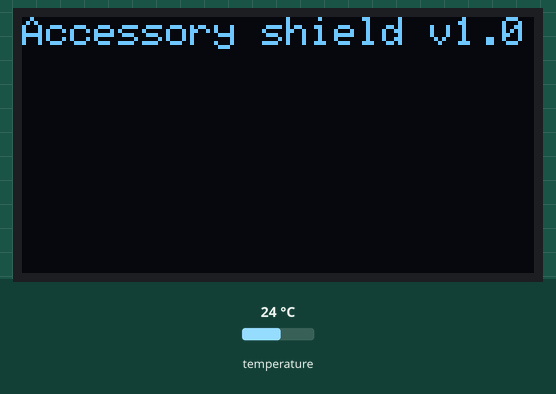
The sketch below on a simulated Arduino Uno, built with avr-gcc and run on an emulated ATmega328P. Shown: 128×64 one-colour display. Wiring (inferred from the names in the program): LM75 temperature sensor at I2C address 0x48. The test bench sets the inputs (shaded band); at power-on: temperature 24 °C. The display library's start-up logo is not drawn; the local clock reads 2024-03-15 10:24:30 at power-on unless the sketch sets it.

Above: at 2.1 s.
At 5.2 s:
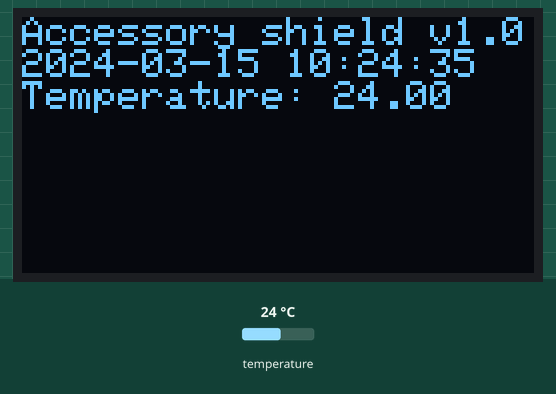
5.3 s: temperature set to 12 °C
At 7.0 s:
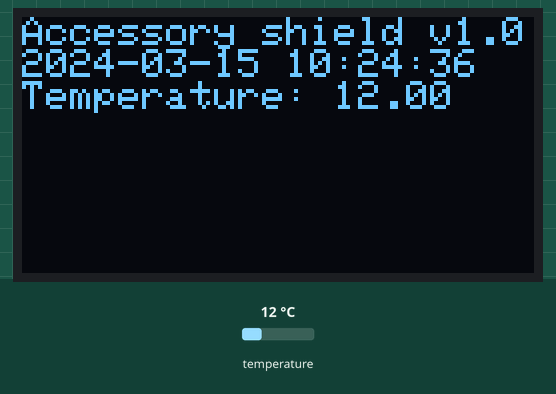
8.7 s: temperature set to 19 °C
At 10.1 s:
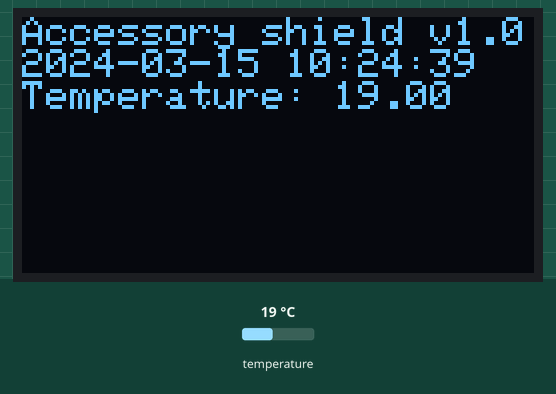
11.8 s: temperature set to 28 °C
At 13.2 s:
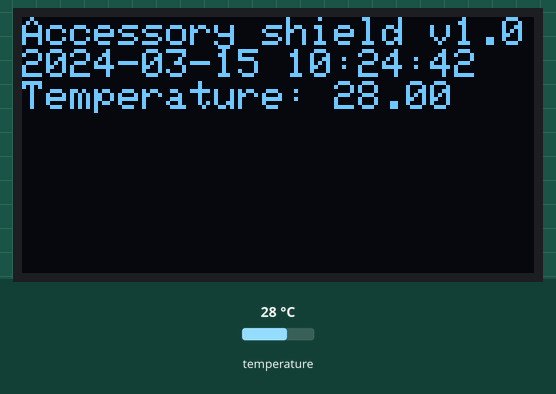
Timing chart, 0 to 14.8 s (numbered marks = the images above; inputs shaded):
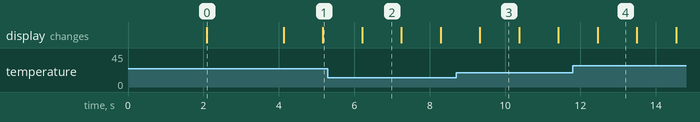

The sketch:

AccessoryDisplayTemperature.ino
```cpp
/*********************************************************************
Программа управления драйвером датчика температуры LM75A
из состава платы Accessory Shield
Подключение по I2C
*********************************************************************/

 //========================================================================
 //---------------------------- ПОДКЛЮЧАЕМЫЕ ФАЙЛЫ ------------------------
 //========================================================================
#include <SPI.h>
#include <Wire.h>
#include <Adafruit_GFX.h>
#include <Adafruit_SSD1306.h>
#include <DS3231.h>

#include "M2M_LM75A.h"

 //========================================================================
 //-------------------------------- КОНСТАНТЫ -----------------------------
 //========================================================================
#define SERIAL_SPEED 115200
#define PAUSE 2000

#define OLED_RESET 7                    // линия аппаратного сброса микросхемы контроллера дисплея
#define DISPLAY_I2C_ADDRESS 0x3C        // адрес контроллера дисплея на шине I2C

#define DEFAULT_SIZE 1                  // размер текста по умолчанию
// Позиционирование курсора в пикселях
#define HOME_COLUMN 0                   // столбец по умолчанию
#define HOME_LINE 0                     // строка по умолчанию
#define TIME_LINE 8                     // строка вывода текущего времени
#define TEMPERATURE_LINE 16             // строка вывода температуры

#define TITLE "Accessory shield v1.0"   // Начальный текст

 //========================================================================
 //--------------------------- ГЛОБАЛЬНЫЕ ПЕРЕМЕННЫЕ ----------------------
 //========================================================================
Adafruit_SSD1306 display(OLED_RESET);
DS3231 Clock;
bool Century=false;
bool h12;
bool PM;
byte year, month, date, DoW, hour, minute, second;
float temp;

M2M_LM75A lm75a;

//=====================================================================
// Начальная установка
//=====================================================================
void setup()   {
  Serial.begin(SERIAL_SPEED);

  Wire.begin();//Старт интерфейса I2C

  // Начальная установка дисплея
  display.begin(SSD1306_SWITCHCAPVCC, DISPLAY_I2C_ADDRESS);
  // Отображение логотипа, записанного в резидентной памяти
  display.display();

  delay(PAUSE);

  // Очистка буфера диспля
  display.clearDisplay();
  //delay(PAUSE);
  // Начальная заставка
  display.setTextSize(DEFAULT_SIZE);
  display.setTextColor(WHITE);
  display.setCursor(HOME_COLUMN,HOME_LINE);
  display.println(TITLE);
  display.display();
  delay(PAUSE);

}//End of woid install()


//=====================================================================
// Главный цикл
//=====================================================================
void loop()
{
  //int second,minute,hour,date,month,year,temperature;
  second=Clock.getSecond();
  minute=Clock.getMinute();
  hour=Clock.getHour(h12, PM);
  date=Clock.getDate();
  month=Clock.getMonth(Century);
  year=Clock.getYear();

  /*
  display.clearDisplay();
  display.setTextSize(DEFAULT_SIZE);
  display.setTextColor(WHITE);
  display.setCursor(HOME_COLUMN,HOME_LINE);
  display.println(TITLE);
  */
  // Очистка второй строки
  display.fillRect(
    HOME_COLUMN,
    TIME_LINE,
    128,
    8,
    0
    );
  display.setCursor(HOME_COLUMN,TIME_LINE);

  display.print("20");
  if(year < 10)display.print(0);
  display.print(year,DEC);
  display.print('-');
  if(month < 10)display.print(0);
  display.print(month,DEC);
  display.print('-');
  if(date < 10)display.print(0);
  display.print(date,DEC);
  display.print(' ');
  if(hour < 10)display.print(0);
  display.print(hour,DEC);
  display.print(':');
  if(minute < 10)display.print(0);
  display.print(minute,DEC);
  display.print(':');
  if(second < 10)display.print(0);
  display.print(second,DEC);

  // Очистка третьей строки
  display.fillRect(
    HOME_COLUMN,
    TEMPERATURE_LINE,
    128,
    16,
    0
    );

  display.setCursor(HOME_COLUMN,TEMPERATURE_LINE);
  temp = lm75a.getTemperature();
  display.print("Temperature: ");
  //display.print(lm75a.getTemperature());
  display.print(temp);

  display.display();


  delay(1000);


}//End of void loop()


//=====================================================================
// Подпрограммы
//=====================================================================
```

M2M_LM75A.cpp
```cpp
// (licence header left out)
#include <Wire.h>
#include "M2M_LM75A.h"

////////////////////////////////////////////////////////////////////////////////////////////////
//
// Constructor
//
M2M_LM75A::M2M_LM75A()
{
	_i2cAddress = LM75A_DEFAULT_ADDRESS;
}

M2M_LM75A::M2M_LM75A(uint8_t i2cAddress)
{
	_i2cAddress = i2cAddress;
}

////////////////////////////////////////////////////////////////////////////////////////////////
//
// Startup/Teardown
//
void M2M_LM75A::begin()
{
	Wire.begin();
}
void M2M_LM75A::end()
{
	Wire.end();
}

////////////////////////////////////////////////////////////////////////////////////////////////
//
// Power management
//
void M2M_LM75A::shutdown()
{
	uint8_t config = read8bitRegister(LM75A_REGISTER_CONFIG);
	write8bitRegister(LM75A_REGISTER_CONFIG, (config & 0b11111110) | 0b1);
}

void M2M_LM75A::wakeup()
{
	uint8_t config = read8bitRegister(LM75A_REGISTER_CONFIG);
	write8bitRegister(LM75A_REGISTER_CONFIG, config & 0b11111110);
}

bool M2M_LM75A::isShutdown()
{
	return (read8bitRegister(LM75A_REGISTER_CONFIG) & 0b1) == 1;
}

////////////////////////////////////////////////////////////////////////////////////////////////
//
// Temperature functions
//
float M2M_LM75A::getTemperature()
{
	uint16_t result;
	if (!read16bitRegister(LM75A_REGISTER_TEMP, result))
	{
		return LM75A_INVALID_TEMPERATURE;
	}
	return (float)result / 256.0f;
}

float M2M_LM75A::getTemperatureInFarenheit()
{
	return getTemperature() * 1.8f + 32.0f;
}

////////////////////////////////////////////////////////////////////////////////////////////////
//
// Configuration functions
//
float M2M_LM75A::getHysterisisTemperature()
{
	uint16_t result;
	if (!read16bitRegister(LM75A_REGISTER_THYST, result))
	{
		return LM75A_INVALID_TEMPERATURE;
	}
	return (float)result / 256.0f;
}

FaultQueueValue M2M_LM75A::getFaultQueueValue()
{
	return (FaultQueueValue)(read8bitRegister(LM75A_REGISTER_CONFIG) & 0b00011000);
}

float M2M_LM75A::getOSTripTemperature()
{
	uint16_t result;
	if (!read16bitRegister(LM75A_REGISTER_TOS, result))
	{
		return LM75A_INVALID_TEMPERATURE;
	}
	return (float)((float)result / 256.0f);
}

OsPolarity M2M_LM75A::getOsPolarity()
{
	return (OsPolarity)(read8bitRegister(LM75A_REGISTER_CONFIG) & 0b100);
}

DeviceMode M2M_LM75A::getDeviceMode()
{
	return (DeviceMode)(read8bitRegister(LM75A_REGISTER_CONFIG) & 0b010);
}

void M2M_LM75A::setHysterisisTemperature(float temperature)
{
	write16bitRegister(LM75A_REGISTER_THYST, temperature * 256);
}

void M2M_LM75A::setOsTripTemperature(float temperature)
{
	write16bitRegister(LM75A_REGISTER_TOS, temperature * 256);
}

void M2M_LM75A::setFaultQueueValue(FaultQueueValue value)
{
	uint8_t config = read8bitRegister(LM75A_REGISTER_CONFIG);
	write8bitRegister(LM75A_REGISTER_CONFIG, (config & 0b11100111) | value);
}

void M2M_LM75A::setOsPolarity(OsPolarity polarity)
{
	uint8_t config = read8bitRegister(LM75A_REGISTER_CONFIG);
	write8bitRegister(LM75A_REGISTER_CONFIG, (config & 0b11111011) | polarity);
}

void M2M_LM75A::setDeviceMode(DeviceMode deviceMode)
{
	uint8_t config = read8bitRegister(LM75A_REGISTER_CONFIG);
	write8bitRegister(LM75A_REGISTER_CONFIG, (config & 0b11111101) | deviceMode);
}

////////////////////////////////////////////////////////////////////////////////////////////////
//
// Other
//

bool M2M_LM75A::isConnected()
{
	uint8_t oldValue = read8bitRegister(LM75A_REGISTER_CONFIG);
	write8bitRegister(LM75A_REGISTER_CONFIG, 0x0f);
	uint8_t newValue = read8bitRegister(LM75A_REGISTER_CONFIG);
	write8bitRegister(LM75A_REGISTER_CONFIG, oldValue);
	return newValue == 0x0f;
}

uint8_t M2M_LM75A::getConfig()
{
	return read8bitRegister(LM75A_REGISTER_CONFIG);
}

float M2M_LM75A::getProdId()
{
	uint8_t value = read8bitRegister(LM75A_REGISTER_PRODID);
	return (float)(value >> 4) + (value & 0x0F) / 10.0f;
}

////////////////////////////////////////////////////////////////////////////////////////////////
//
// Private functions
//

uint8_t M2M_LM75A::read8bitRegister(const uint8_t reg)
{
	uint8_t result;

	Wire.beginTransmission(_i2cAddress);
	Wire.write(reg);
	Wire.endTransmission();
	Wire.requestFrom(_i2cAddress, (uint8_t)1);
	result = Wire.read();
	return result;
}

bool M2M_LM75A::read16bitRegister(const uint8_t reg, uint16_t& response)
{
	uint8_t result;

	Wire.beginTransmission(_i2cAddress);
	Wire.write(reg);
	result = Wire.endTransmission();
	// result is 0-4
	if (result != 0)
	{
		return false;
	}

	result = Wire.requestFrom(_i2cAddress, (uint8_t)2);
	if (result != 2)
	{
		return false;
	}
	uint8_t part1 = Wire.read();
	uint8_t part2 = Wire.read();

	//response = (Wire.read() << 8) | Wire.read();
	uint16_t temp = part1 << 8 | part2;
	response = part1 << 8 | part2;
	return true;
}

bool M2M_LM75A::write16bitRegister(const uint8_t reg, const uint16_t value)
{
	Wire.beginTransmission(_i2cAddress);
	Wire.write(reg);
	Wire.write((byte)(value >> 8));
	Wire.write((byte)value);
	return Wire.endTransmission() == 0;
}

bool M2M_LM75A::write8bitRegister(const uint8_t reg, const uint8_t value)
{
	Wire.beginTransmission(_i2cAddress);
	Wire.write(reg);
	Wire.write(value);
	return Wire.endTransmission() == 0;
}
```

M2M_LM75A.h
```cpp
// (licence header left out)
#ifndef M2M_LM75_h
#define M2M_LM75_h
#if defined(ARDUINO) && ARDUINO >= 100
#include "Arduino.h"
#else
#include "WProgram.h"
#endif

#define LM75A_DEFAULT_ADDRESS		0x48		// Address is configured with pins A0-A2
#define LM75A_REGISTER_TEMP			0			// Temperature register (read-only)
#define LM75A_REGISTER_CONFIG		1			// Configuration register
#define LM75A_REGISTER_THYST		2			// Hysterisis register
#define LM75A_REGISTER_TOS			3			// OS register
#define LM75A_REGISTER_PRODID		7			// Product ID register - Only valid for Texas Instruments

#define LM75_CONF_OS_COMP_INT		1			// OS operation mode selection
#define LM75_CONF_OS_POL			2			// OS polarity selection
#define LM75_CONF_OS_F_QUE			3			// OS fault queue programming

#define LM75A_INVALID_TEMPERATURE	-1000.0f	// Just an arbritary value outside of the sensor limits

enum FaultQueueValue : uint8_t
{
	NUMBER_OF_FAULTS_1 = 0,
	NUMBER_OF_FAULTS_2 = 0b01000,
	NUMBER_OF_FAULTS_4 = 0b10000,
	NUMBER_OF_FAULTS_6 = 0b11000
};

enum OsPolarity : uint8_t
{
	OS_POLARITY_ACTIVELOW = 0,
	OS_POLARITY_ACTIVEHIGH = 0b100
};

enum DeviceMode : uint8_t
{
	DEVICE_MODE_COMPARATOR = 0,
	DEVICE_MODE_INTERRUPT = 0b10
};

class M2M_LM75A
{
	// Private variables
	uint8_t _i2cAddress;

	// Private functions
	uint8_t read8bitRegister(const uint8_t reg);
	bool read16bitRegister(uint8_t register, uint16_t& response);
	bool write16bitRegister(const uint8_t reg, const uint16_t value);
	bool write8bitRegister(const uint8_t reg, const uint8_t value);

public:
	// Constructors
    M2M_LM75A();
    M2M_LM75A(uint8_t address);

	// Startup/Teardown
	void begin();
	void end();

	// Power management
	void shutdown();
	void wakeup();
	bool isShutdown();

	// Temperature functions
    float getTemperature();
	float getTemperatureInFarenheit();

	// Configuration functions
	float getHysterisisTemperature();
	FaultQueueValue getFaultQueueValue();
	float getOSTripTemperature();
	OsPolarity getOsPolarity();
	DeviceMode getDeviceMode();
	void setHysterisisTemperature(const float temperature);
	void setOsTripTemperature(const float temperature);
	void setFaultQueueValue(const FaultQueueValue value);
	void setOsPolarity(const OsPolarity polarity);
	void setDeviceMode(const DeviceMode deviceMode);

	// Other
	bool isConnected();
	uint8_t getConfig();
	float getProdId();
};

#endif
```

Measured:
- what the display in image 0 shows lasts 2.0 s, from 2.1 s to 4.1 s
- what the display in image 2 shows lasts 1.1 s, from 6.2 s to 7.3 s
